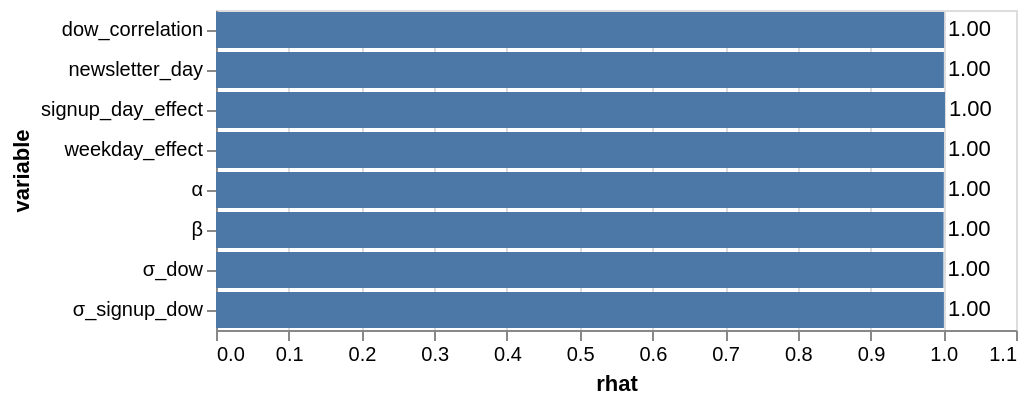

Write notebook code for a chart like this one.
### Code cell
plotting.plot_rhats(sc3_trace)

### Figure 1 — Vega-Lite specification as saved in the notebook (floating-point values rounded to 4 significant figures)
{"config": {"view": {"continuousWidth": 400, "continuousHeight": 300}}, "layer": [{"mark": "bar", "encoding": {"text": {"field": "rhat", "format": ".2f", "type": "quantitative"}, "x": {"field": "rhat", "type": "quantitative"}, "y": {"field": "variable", "type": "nominal"}}}, {"mark": {"type": "text", "align": "left", "dx": 2}, "encoding": {"text": {"field": "rhat", "format": ".2f", "type": "quantitative"}, "x": {"field": "rhat", "type": "quantitative"}, "y": {"field": "variable", "type": "nominal"}}}], "data": {"name": "data-e3d32366e8cee6093b43d12e3fb49c77"}, "$schema": "https://vega.github.io/schema/vega-lite/v4.17.0.json", "datasets": {"data-e3d32366e8cee6093b43d12e3fb49c77": [{"variable": "α", "rhat": 1.001}, {"variable": "β", "rhat": 1.0}, {"variable": "newsletter_day", "rhat": 1.001}, {"variable": "weekday_effect", "rhat": 1.001}, {"variable": "signup_day_effect", "rhat": 1.002}, {"variable": "σ_dow", "rhat": 1.0}, {"variable": "σ_signup_dow", "rhat": 1.001}, {"variable": "dow_correlation", "rhat": 1.001}]}}
